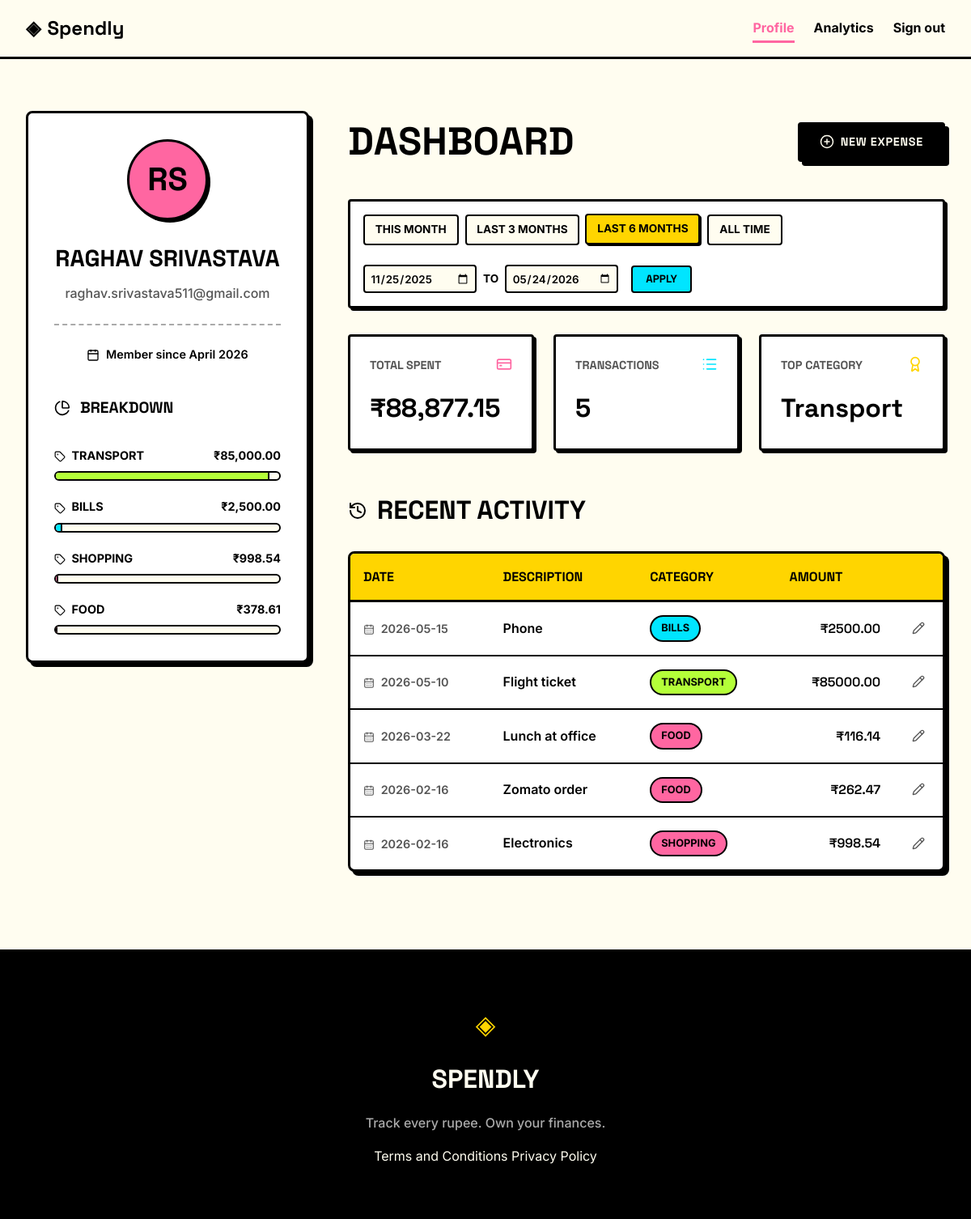
Screenshot of /profile?date_from=2025-11-25&date_to=2026-05-24 (signed in) with the database file from the repository.
### tables this page shows
CREATE TABLE users (
            id INTEGER PRIMARY KEY AUTOINCREMENT,
            name TEXT NOT NULL,
            email TEXT UNIQUE NOT NULL,
            password_hash TEXT NOT NULL,
            created_at TEXT DEFAULT CURRENT_TIMESTAMP
        );

CREATE TABLE expenses (
            id INTEGER PRIMARY KEY AUTOINCREMENT,
            user_id INTEGER NOT NULL,
            amount REAL NOT NULL,
            category TEXT NOT NULL,
            date TEXT NOT NULL,
            description TEXT,
            created_at TEXT DEFAULT CURRENT_TIMESTAMP,
            FOREIGN KEY (user_id) REFERENCES users (id)
        );

### app.py (the view)
@app.route("/profile")
def profile():
    if not g.user:
        return redirect(url_for("login"))
    date_from_raw = request.args.get("date_from")
    date_to_raw = request.args.get("date_to")
    date_from = None
    date_to = None
    if date_from_raw and date_to_raw:
        try:
            datetime.strptime(date_from_raw, "%Y-%m-%d")
            datetime.strptime(date_to_raw, "%Y-%m-%d")
            if date_from_raw > date_to_raw:
                flash("Start date must be before end date.")
            else:
                date_from = date_from_raw
                date_to = date_to_raw
        except ValueError:
            pass
    today = datetime.now()
    this_month_start = today.replace(day=1).strftime("%Y-%m-%d")
    last_3_months_start = (today - timedelta(days=90)).strftime("%Y-%m-%d")
    last_6_months_start = (today - timedelta(days=180)).strftime("%Y-%m-%d")
    today_str = today.strftime("%Y-%m-%d")
    presets = {
        "this_month": {"from": this_month_start, "to": today_str},
        "last_3_months": {"from": last_3_months_start, "to": today_str},
        "last_6_months": {"from": last_6_months_start, "to": today_str},
    }
    created_at = datetime.strptime(g.user["created_at"], "%Y-%m-%d %H:%M:%S")
    member_since = created_at.strftime("%B %Y")
    name_parts = g.user["name"].split()
    initials = "".join([part[0].upper() for part in name_parts[:2]])
    user_data = {
        "name": g.user["name"],
        "email": g.user["email"],
        "initials": initials,
        "member_since": member_since,
    }
    stats_data = get_user_stats(g.user["id"], date_from, date_to)
    stats = {
        "total_spent": f"₹{stats_data['total_spent']:,.2f}",
        "transaction_count": stats_data["transaction_count"],
        "top_category": stats_data["top_category"],
    }
    db_transactions = get_recent_transactions(g.user["id"], date_from, date_to)
    transactions = [
        {
            "id": t["id"],
            "date": t["date"],
            "description": t["description"],
            "category": t["category"],
            "amount": f"₹{t['amount']:.2f}",
        }
        for t in db_transactions
    ]
    db_categories = get_category_breakdown(g.user["id"], date_from, date_to)
    total_spent_raw = stats_data["total_spent"]
    category_breakdown = []
    for cat in db_categories:
        percentage = (
            (cat["total"] / total_spent_raw * 100) if total_spent_raw > 0 else 0
        )
        category_breakdown.append(
            {
                "name": cat["category"],
                "total": f"₹{cat['total']:,.2f}",
                "percentage": percentage,
            }
        )
    return render_template(
        "profile.html",
        user=user_data,
        stats=stats,
        transactions=transactions,
        categories=category_breakdown,
        date_from=date_from,
        date_to=date_to,
        presets=presets,
    )

### app.py (called while the page is built)
@app.before_request
def load_logged_in_user():
    user_id = session.get("user_id")
    if user_id is None:
        g.user = None
    else:
        g.user = get_user_by_id(user_id)

### database/db.py (called while the page is built)
def get_db():
    db_path = current_app.config.get("DATABASE", DATABASE) if current_app else DATABASE
    conn = sqlite3.connect(db_path)
    conn.row_factory = sqlite3.Row
    conn.execute("PRAGMA foreign_keys = ON;")
    return conn

def get_user_by_id(user_id):
    conn = get_db()
    cursor = conn.cursor()
    cursor.execute("SELECT * FROM users WHERE id = ?", (user_id,))
    user = cursor.fetchone()
    conn.close()
    return user

def get_recent_transactions(user_id, date_from=None, date_to=None):
    conn = get_db()
    cursor = conn.cursor()
    query = "SELECT * FROM expenses WHERE user_id = ?"
    params = [user_id]
    if date_from and date_to:
        query += " AND date BETWEEN ? AND ?"
        params.extend([date_from, date_to])
    query += " ORDER BY date DESC, created_at DESC"
    cursor.execute(query, params)
    transactions = cursor.fetchall()
    conn.close()
    return transactions

def get_category_breakdown(user_id, date_from=None, date_to=None):
    conn = get_db()
    cursor = conn.cursor()
    query = "SELECT category, SUM(amount) as total FROM expenses WHERE user_id = ?"
    params = [user_id]
    if date_from and date_to:
        query += " AND date BETWEEN ? AND ?"
        params.extend([date_from, date_to])
    query += " GROUP BY category ORDER BY total DESC"
    cursor.execute(query, params)
    breakdown = cursor.fetchall()
    conn.close()
    return breakdown

### templates/profile.html (shortened to what this page needs)
{% extends "base.html" %}
{% block head %}
<link rel="stylesheet" href="{{ url_for('static', filename='css/profile.css') }}">
{% endblock %}
{% block content %}
<div class="profile-container">
    <aside class="profile-sidebar">
        <div class="user-card">
            <div class="avatar-circle">
                {{ user.initials }}
            </div>
            <h1 class="user-name">{{ user.name }}</h1>
            <p class="user-email">{{ user.email }}</p>
            <div class="user-meta">
                <i data-lucide="calendar" style="width: 16px; height: 16px; vertical-align: middle; margin-right: 4px;"></i>
                Member since {{ user.member_since }}
            </div>
            <div class="category-breakdown">
                <h2 class="section-title" style="font-size: 1.2rem; margin-top: 2.5rem;">
                    <i data-lucide="pie-chart" style="width: 20px; height: 20px;"></i>
                    Breakdown
                </h2>
                <div class="category-list">
                    {% for cat in categories %}
                    <div class="category-item">
                        <div class="category-info">
                            <span>
                                <i data-lucide="tag" style="width: 14px; height: 14px; vertical-align: middle; margin-right: 4px;"></i>
                                {{ cat.name }}
                            </span>
                            <span>{{ cat.total }}</span>
                        </div>
                        <div class="category-progress">
                            <div class="category-fill fill-{{ cat.name|lower }}" style="width: {{ cat.percentage }}%;"></div>
                        </div>
                    </div>
                    {% endfor %}
                </div>
            </div>
        </div>
    </aside>
    <section class="profile-main">
        <div class="dashboard-header-row">
            <h1 class="auth-title">Dashboard</h1>
            <a href="{{ url_for('add_expense') }}" class="btn-primary btn-new-expense">
                <i data-lucide="plus-circle" style="width: 18px; height: 18px;"></i>
                New Expense
            </a>
        </div>
        <div class="filter-bar">
            <div class="presets">
                <a href="{{ url_for('profile', date_from=presets.this_month.from, date_to=presets.this_month.to) }}"
                   class="preset-btn {{ 'active' if date_from == presets.this_month.from and date_to == presets.this_month.to }}">
                    This Month
                </a>
                <a href="{{ url_for('profile', date_from=presets.last_3_months.from, date_to=presets.last_3_months.to) }}"
                   class="preset-btn {{ 'active' if date_from == presets.last_3_months.from and date_to == presets.last_3_months.to }}">
                    Last 3 Months
                </a>
                <a href="{{ url_for('profile', date_from=presets.last_6_months.from, date_to=presets.last_6_months.to) }}"
                   class="preset-btn {{ 'active' if date_from == presets.last_6_months.from and date_to == presets.last_6_months.to }}">
                    Last 6 Months
                </a>
                <a href="{{ url_for('profile') }}"
                   class="preset-btn {{ 'active' if not date_from }}">
                    All Time
                </a>
            </div>
            <form action="{{ url_for('profile') }}" method="GET" class="custom-range">
                <div class="range-inputs">
                    <input type="date" name="date_from" value="{{ date_from or '' }}" required>
                    <span>to</span>
                    <input type="date" name="date_to" value="{{ date_to or '' }}" required>
                </div>
                <button type="submit" class="btn-filter">Apply</button>
            </form>
        </div>
        <div class="profile-stats">
            <div class="stat-card">
                <div style="display: flex; justify-content: space-between; align-items: flex-start; margin-bottom: 0.5rem;">
                    <span class="stat-label">Total Spent</span>
                    <i data-lucide="credit-card" style="color: var(--accent-pink); width: 20px; height: 20px;"></i>
                </div>
                <span class="stat-value">{{ stats.total_spent }}</span>
            </div>
            <div class="stat-card">
                <div style="display: flex; justify-content: space-between; align-items: flex-start; margin-bottom: 0.5rem;">
                    <span class="stat-label">Transactions</span>
                    <i data-lucide="list" style="color: var(--accent-cyan); width: 20px; height: 20px;"></i>
                </div>
                <span class="stat-value">{{ stats.transaction_count }}</span>
            </div>
            <div class="stat-card">
                <div style="display: flex; justify-content: space-between; align-items: flex-start; margin-bottom: 0.5rem;">
                    <span class="stat-label">Top Category</span>
                    <i data-lucide="award" style="color: var(--accent-yellow); width: 20px; height: 20px;"></i>
                </div>
                <span class="stat-value">{{ stats.top_category }}</span>
            </div>
        </div>
        <h2 class="section-title">
            <i data-lucide="history" style="width: 24px; height: 24px;"></i>
            Recent Activity
        </h2>
        <div class="table-container">
            <table class="tx-table">
                <thead>
                    <tr>
                        <th>Date</th>
                        <th>Description</th>
                        <th>Category</th>
                        <th class="amount-col">Amount</th>
                        <th style="width: 50px;"></th>
                    </tr>
                </thead>
                <tbody>
                    {% for tx in transactions %}
                    <tr>
                        <td style="color: var(--ink-muted); font-size: 0.9rem;">
                            <i data-lucide="calendar-days" style="width: 14px; height: 14px; vertical-align: middle; margin-right: 4px;"></i>
                            {{ tx.date }}
                        </td>
                        <td>{{ tx.description }}</td>
                        <td>
                            <span class="category-badge badge-{{ tx.category|lower|replace(' ', '-') }}">
                                {{ tx.category }}
                            </span>
                        </td>
                        <td class="amount-col">{{ tx.amount }}</td>
                        <td style="text-align: right;">
                            <a href="{{ url_for('edit_expense', id=tx.id) }}" class="edit-link" title="Edit Expense">
                                <i data-lucide="pencil" style="width: 16px; height: 16px; color: var(--ink-muted);"></i>
                            </a>
                        </td>
                    </tr>
                    {% endfor %}
                </tbody>
            </table>
        </div>
    </section>
</div>
{% endblock %}

### static/css/style.css (style rules this page uses)
:root { --ink: #000000; --ink-soft: #2d2d2d; --ink-muted: #555555; --ink-faint: #aaaaaa; --bg: #FFFDF0; --paper-card: #ffffff; --accent-pink: #FF66A1; --accent-cyan: #00E5FF; --accent-yellow: #FFD500; --accent-green: #B4FF39; --danger: #FF3333; --font-display: 'Space Grotesk', sans-serif; --font-body: 'Inter', system-ui, sans-serif; --max-width: 1200px; --auth-width: 440px; --border-thickness: 3px; --radius-sm: 4px; --radius-md: 8px; --radius-lg: 12px; --shadow-solid: 5px 5px 0px var(--ink); --shadow-solid-sm: 3px 3px 0px var(--ink); }
*, *::before, *::after { box-sizing: border-box; margin: 0; padding: 0; }
html { font-size: 16px; scroll-behavior: smooth; }
body { background: var(--bg); color: var(--ink); font-family: var(--font-body); font-size: 1rem; line-height: 1.6; -webkit-font-smoothing: antialiased; }
a { color: inherit; text-decoration: none; }
.btn-primary { display: inline-block; background: var(--ink); color: var(--bg); padding: 0.8rem 2rem; border: var(--border-thickness) solid var(--ink); border-radius: var(--radius-sm); font-family: var(--font-display); font-size: 1rem; font-weight: 700; cursor: pointer; box-shadow: var(--shadow-solid); transition: all 0.1s ease; text-decoration: none; text-transform: uppercase; letter-spacing: 0.05em; }
.auth-title { font-family: var(--font-display); font-size: 3rem; color: var(--ink); margin-bottom: 0.5rem; text-transform: uppercase; }

### rows the page displays
users: name "RAGHAV SRIVASTAVA", email "raghav.srivastava511@gmail.com"
expenses: top_category "Transport", date "2026-05-10", description "Flight ticket", category "TRANSPORT", amount "₹85000.00"
expenses: date "2026-05-15", description "Phone", category "BILLS", amount "₹2500.00"
expenses: date "2026-03-22", description "Lunch at office", category "FOOD", amount "₹116.14"
expenses: date "2026-02-16", description "Zomato order", category "FOOD", amount "₹262.47"
expenses: date "2026-02-16", description "Electronics", category "SHOPPING", amount "₹998.54"

### other values shown
{{ user.initials }} "RS"
{{ user.member_since }} "April 2026"
{{ cat.name }} "TRANSPORT" "BILLS" "SHOPPING" "FOOD"
{{ cat.total }} "₹85,000.00" "₹2,500.00" "₹998.54" "₹378.61"
{{ stats.total_spent }} "₹88,877.15"
{{ stats.transaction_count }} "5"
